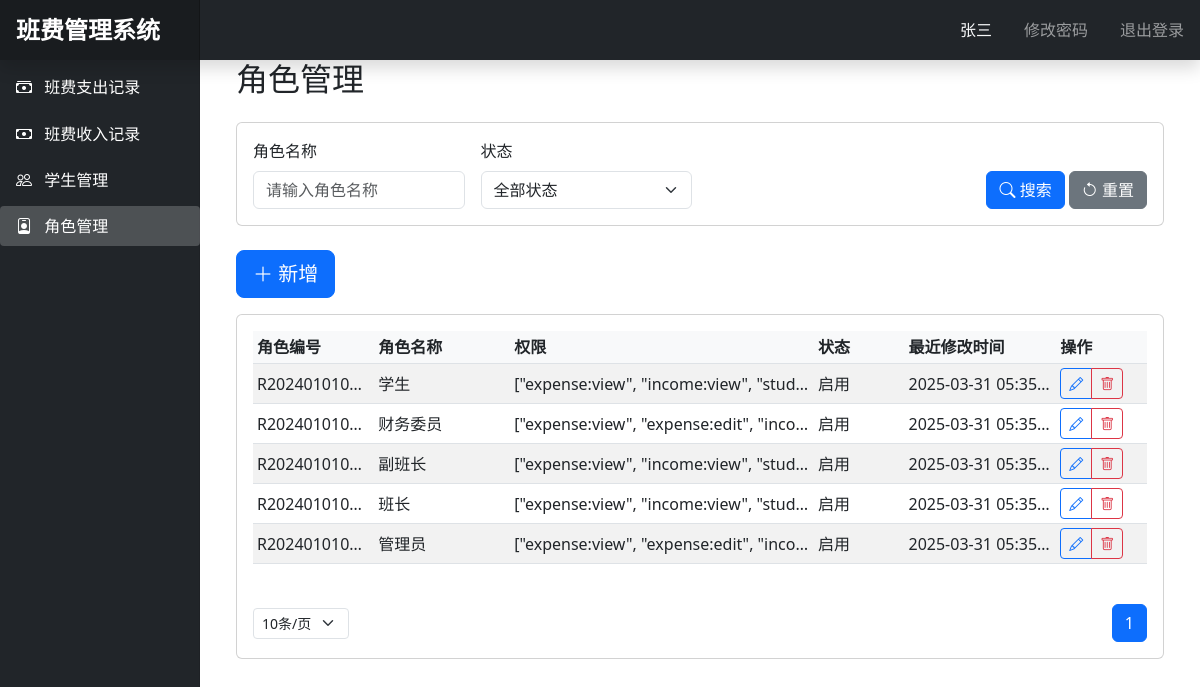
/roles (signed in), run on the app's committed database.
### app.py (models this page shows, shortened)
class Student(db.Model):
    id = db.Column(db.Integer, primary_key=True)
    student_no = db.Column(db.String(20), unique=True, nullable=False)
    name = db.Column(db.String(50), nullable=False)
    phone = db.Column(db.String(20), nullable=False)
    email = db.Column(db.String(100), nullable=False)
    role = db.Column(db.String(20), nullable=False)
    status = db.Column(db.String(20), nullable=False, default='启用')
    password_hash = db.Column(db.String(120), nullable=False, default='123456')  # 添加密码字段
    created_at = db.Column(db.DateTime, default=datetime.utcnow)
    is_active = True
    is_authenticated = True
    is_anonymous = False

class Role(db.Model):
    __tablename__ = 'roles'
    id = db.Column(db.Integer, primary_key=True)
    role_no = db.Column(db.String(20), unique=True, nullable=False)
    name = db.Column(db.String(50), nullable=False)
    permissions = db.Column(db.Text, nullable=False)  # 存储为JSON字符串
    status = db.Column(db.String(10), nullable=False, default='启用')
    created_at = db.Column(db.DateTime, nullable=False, default=datetime.utcnow)

### app.py (the view)
@app.route('/roles')
@login_required
def roles():
    page = request.args.get('page', 1, type=int)
    per_page = request.args.get('per_page', 10, type=int)
    name = request.args.get('name', '')
    status = request.args.get('status', '')
    query = Role.query
    if name:
        query = query.filter(Role.name.like(f'%{name}%'))
    if status:
        query = query.filter(Role.status == status)
    pagination = query.order_by(Role.created_at.desc()).paginate(
        page=page, per_page=per_page, error_out=False)
    roles = pagination.items
    return render_template('roles.html', roles=roles, pagination=pagination)

### app.py (called while the page is built)
@login_manager.user_loader
def load_user(user_id):
    return Student.query.get(int(user_id))

### templates/roles.html (shortened to what this page needs)
 {% extends "base.html" %}
{% block content %}
    <div class="container-fluid" style="max-width: 1600px; margin: 0 auto;">
        <h2 class="mb-4">角色管理</h2>
        <div class="card mb-4">
            <div class="card-body">
                <form method="GET" class="row g-3 align-items-end">
                    <div class="col-md-3">
                        <label class="form-label">角色名称</label>
                        <input type="text" class="form-control" name="name" placeholder="请输入角色名称"
                               value="{{ request.args.get('name', '') }}">
                    </div>
                    <div class="col-md-3">
                        <label class="form-label">状态</label>
                        <select class="form-select" name="status">
                            <option value="">全部状态</option>
                        </select>
                    </div>
                    <div class="col-md-6 text-end">
                        <button type="submit" class="btn btn-primary">
                            <i class="bi bi-search"></i> 搜索
                        </button>
                        <a href="{{ url_for('roles') }}" class="btn btn-secondary">
                            <i class="bi bi-arrow-counterclockwise"></i> 重置
                        </a>
                    </div>
                </form>
            </div>
        </div>
        <div class="mb-3">
            <button class="btn btn-primary btn-lg" data-bs-toggle="modal" data-bs-target="#addRoleModal">
                <i class="bi bi-plus-lg"></i> 新增
            </button>
        </div>
        <div class="card">
            <div class="card-body">
                <div class="table-responsive">
                    <table class="table table-striped table-hover table-sm">
                        <thead>
                        <tr>
                            <th style="width: 10%" class="fs-6">角色编号</th>
                            <th style="width: 15%" class="fs-6">角色名称</th>
                            <th style="width: 30%" class="fs-6">权限</th>
                            <th style="width: 10%" class="fs-6">状态</th>
                            <th style="width: 15%" class="fs-6">最近修改时间</th>
                            <th style="width: 10%" class="fs-6">操作</th>
                        </tr>
                        </thead>
                        <tbody>
                        {% for role in roles %}
                            <tr data-id="{{ role.id }}">
                                <td class="text-truncate" style="max-width: 120px;">{{ role.role_no }}</td>
                                <td class="text-truncate" style="max-width: 150px;">{{ role.name }}</td>
                                <td class="text-truncate" style="max-width: 300px;">{{ role.permissions }}</td>
                                <td class="text-truncate" style="max-width: 100px;">{{ role.status }}</td>
                                <td class="text-truncate" style="max-width: 150px;">{{ role.created_at.strftime('%Y-%m-%d %H:%M:%S') }}</td>
                                <td>
                                    <div class="btn-group btn-group-sm">
                                        <button class="btn btn-outline-primary" onclick="editRole({{ role.id }})"
                                                title="编辑">
                                            <i class="bi bi-pencil"></i>
                                        </button>
                                        <button class="btn btn-outline-danger" onclick="deleteRole({{ role.id }})"
                                                title="删除">
                                            <i class="bi bi-trash"></i>
                                        </button>
                                    </div>
                                </td>
                            </tr>
                        {% endfor %}
                        </tbody>
                    </table>
                </div>
                <nav aria-label="Page navigation" class="mt-4">
                    <div class="d-flex justify-content-between align-items-center">
                        <div>
                            <select class="form-select form-select-sm d-inline-block w-auto"
                                    onchange="changePerPage(this.value)">
                                <option value="10" {% if request.args.get('per_page') == '10' %}selected{% endif %}>
                                    10条/页
                                </option>
                            </select>
                        </div>
                        <ul class="pagination mb-0">
                            {% for page in pagination.iter_pages() %}
                                {% if page %}
                                    <li class="page-item {% if page == pagination.page %}active{% endif %}">
                                        <a class="page-link" href="{{ url_for('roles', page=page, name=request.args.get('name', ''), status=request.args.get('status', ''), per_page=request.args.get('per_page', 10)) }}">{{ page }}</a>
                                    </li>
                                {% else %}
                                    <li class="page-item disabled"><span class="page-link">...</span></li>
                                {% endif %}
                            {% endfor %}
                        </ul>
                    </div>
                </nav>
            </div>
        </div>
    </div>
{% endblock %}

### templates/base.html (shortened to what this page needs)
<!DOCTYPE html>
<html lang="zh">
<head>
    <link href="https://cdn.jsdelivr.net/npm/bootstrap@5.3.0/dist/css/bootstrap.min.css" rel="stylesheet">
    <link href="https://cdn.jsdelivr.net/npm/bootstrap-icons@1.7.2/font/bootstrap-icons.css" rel="stylesheet">
</head>
<body>
    <nav class="navbar navbar-dark sticky-top bg-dark flex-md-nowrap p-0 shadow">
        <a class="navbar-brand col-md-3 col-lg-2 me-0 px-3" href="#">班费管理系统</a>
        <div class="navbar-nav">
            <div class="nav-item text-nowrap d-flex align-items-center">
                <span class="nav-link px-3 text-light">{{ current_user.name }}</span>
                <a class="nav-link px-3" href="{{ url_for('change_password') }}">修改密码</a>
                <a class="nav-link px-3" href="/logout">退出登录</a>
            </div>
        </div>
    </nav>
    <div class="container-fluid">
        <div class="row">
            <nav id="sidebarMenu" class="col-md-3 col-lg-2 d-md-block bg-dark sidebar collapse">
                <div class="position-sticky pt-3">
                    <ul class="nav flex-column">
                        <li class="nav-item">
                            <a class="nav-link {% if request.endpoint == 'expenses' %}active{% endif %}"
                               href="{{ url_for('expenses') }}">
                                <i class="bi bi-cash-stack"></i>
                                班费支出记录
                            </a>
                        </li>
                        <li class="nav-item">
                            <a class="nav-link {% if request.endpoint == 'income' %}active{% endif %}"
                               href="{{ url_for('income') }}">
                                <i class="bi bi-cash"></i>
                                班费收入记录
                            </a>
                        </li>
                        <li class="nav-item">
                            <a class="nav-link {% if request.endpoint == 'students' %}active{% endif %}"
                               href="{{ url_for('students') }}">
                                <i class="bi bi-people"></i>
                                学生管理
                            </a>
                        </li>
                        <li class="nav-item">
                            <a class="nav-link {% if request.endpoint == 'roles' %}active{% endif %}"
                               href="{{ url_for('roles') }}">
                                <i class="bi bi-person-badge"></i>
                                角色管理
                            </a>
                        </li>
                    </ul>
                </div>
            </nav>
            <main class="col-md-9 ms-sm-auto col-lg-10 px-md-4">
                {% block content %}{% endblock %}
            </main>
        </div>
    </div>
</body>
</html>

### templates/base.html (style rules this page uses)
.sidebar { position: fixed; top: 0; bottom: 0; left: 0; z-index: 100; padding: 48px 0 0; box-shadow: inset -1px 0 0 rgba(0, 0, 0, .1); background-color: #343a40; }
.sidebar .nav-link { font-weight: 500; color: #fff; padding: 0.5rem 1rem; margin: 0.2rem 0; border-radius: 0.25rem; }
.sidebar .nav-link.active { background-color: rgba(255, 255, 255, .2); }
.sidebar .nav-link i { margin-right: 0.5rem; }
.navbar-brand { padding-top: .75rem; padding-bottom: .75rem; font-size: 1.5rem; font-weight: bold; background-color: rgba(0, 0, 0, .25); box-shadow: inset -1px 0 0 rgba(0, 0, 0, .25); }
.table th { background-color: #f8f9fa; }
.table td { vertical-align: middle; }
.btn-group .btn { padding: 0.25rem 0.5rem; }
.form-label { font-weight: 500; }

### data on the page
Student: name "张三"
Role: role_no "R202401010…", name "学生", permissions "[\"expense:view\", \"income:view\", \"stud…", status "启用", created_at "2025-03-31 05:35…"
Role: role_no "R202401010…", name "财务委员", permissions "[\"expense:view\", \"expense:edit\", \"inco…", status "启用", created_at "2025-03-31 05:35…"
Role: role_no "R202401010…", name "副班长", permissions "[\"expense:view\", \"income:view\", \"stud…", status "启用", created_at "2025-03-31 05:35…"
Role: role_no "R202401010…", name "班长", permissions "[\"expense:view\", \"income:view\", \"stud…", status "启用", created_at "2025-03-31 05:35…"
Role: role_no "R202401010…", name "管理员", permissions "[\"expense:view\", \"expense:edit\", \"inco…", status "启用", created_at "2025-03-31 05:35…"

### other printed values
{{ page }} "1"
